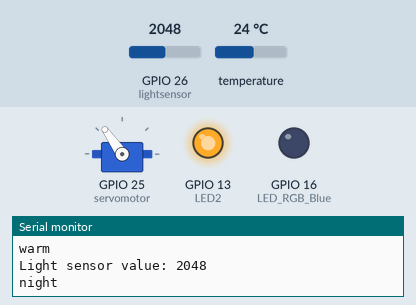
Simulated run of this sketch. Board: ESP32. Parts: servo, output pins drawn as LEDs (lit = HIGH), the last lines printed to the serial monitor. Inputs (shaded band) come from the test bench; at power-on: temperature 24 °C, GPIO 26 (lightsensor) = 2048. Servo pulses on a pin are drawn as a servo (544–2400 µs = 0–180°).

Above: at 6.8 s.
6.9 s: temperature set to 22.7 °C
13.2 s: temperature set to 21.4 °C
At 18.2 s:
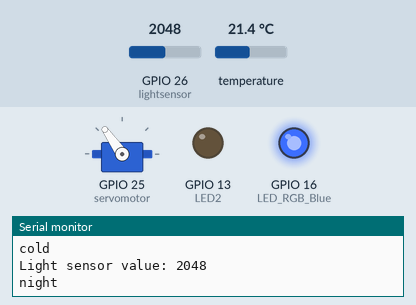
24.8 s: GPIO 26 (lightsensor) set to 3957
31.1 s: GPIO 26 (lightsensor) set to 4030
37.6 s: temperature set to 28 °C
At 41.6 s:
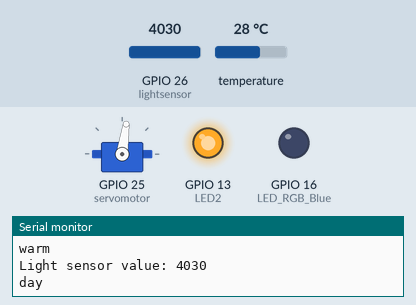
48.4 s: temperature set to 12 °C
At 51.2 s:
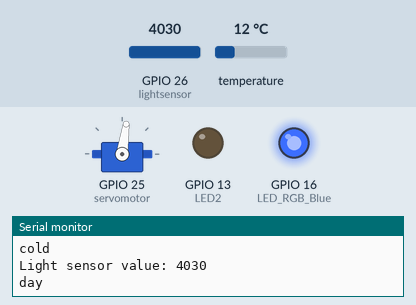
Timing chart, 0 to 58.2 s (numbered marks = the images above; inputs shaded):
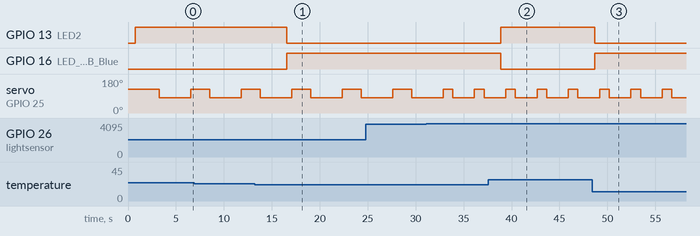

Measured:
- the behaviour switches between 22 and 21.9 °C on temperature (found by bisection; images 0 and 1)
- after the input at 13.2 s, GPIO 13 (LED2): HIGH → LOW after 3.4 s; GPIO 16 (LED_RGB_Blue): LOW → HIGH after 3.4 s
- after the input at 37.6 s, GPIO 13 (LED2): LOW → HIGH after 1.3 s; GPIO 16 (LED_RGB_Blue): HIGH → LOW after 1.3 s
- after the input at 48.4 s, GPIO 13 (LED2): HIGH → LOW after 0.29 s; GPIO 16 (LED_RGB_Blue): LOW → HIGH after 0.29 s
- by itself, servo on GPIO 25 (servomotor): alternates 125° for 2.0 s and 82° for 3.3 s

The sketch:

FISH_Cycle-of-the-day_Code_Solution_Task5.ino
```cpp
// LED2 (built-in ESP32)
// GPIO
#define LED2 13

// RGB LED
// GPIO
#define LED_RGB_Blue 16

// temperature sensor
// GPIO
#define temperaturesensor 17
// library
#include <OneWire.h>
#include <DallasTemperature.h>
// define temperaturesensor
OneWire oneWire(temperaturesensor);
DallasTemperature sensors(&oneWire);
// set treshold for the temperature sensor. The variable determines the treshold between warm and cold (°C).
float temperatureTreshold = 22;

// light sensor
// GPIO
#define lightsensor 26
// set treshold for light sensor
int lightTreshold = 4000;

// servomotor
// library
#include <ESP32_Servo.h>
// GPIO
#define servomotor 25
// PWM properties servomotor
int servomotor_Channel = 0;
int servomotor_Frequency = 50;
int servomotor_Resolution = 16;
// define servomotor angles
int servomotor_Angle_Min = 80;
int servomotor_Angle_Max = 120;
// define servomotor time
unsigned long servo_time = 1000;

// command_servomotor(): give the angle to the function command_servomotor() and move to the servomotor to the servomotor_Angle
void command_servomotor(float servomotor_Angle)
{
  // convert 0-180 degrees to 0-65536
  uint32_t conv = (((servomotor_Angle / 180.0) * 2000) / 20000.0 * 65536.0) + 1634;
  ledcWrite(servomotor_Channel, conv);
}

// global variables
char serialprint_buffer[100];

// setup the components
void setup()
{
  // setup LED2 as OUTPUT
  pinMode(LED2, OUTPUT);

  // setup LED_RGB as OUTPUT
  pinMode(LED_RGB_Blue, OUTPUT);

  // setup the temperature sensor as INPUT
  pinMode(temperaturesensor, INPUT);
  // start the temperaturesensor
  sensors.begin();

  // setup the light sensor as INPUT
  pinMode(lightsensor, INPUT);

  // setup servomotor as OUTPUT
  pinMode(servomotor, OUTPUT);
  // attach the channel to the GPIO to be controlled
  ledcAttachPin(servomotor, servomotor_Channel);
  // define the PWM functionalities of the channel
  ledcSetup(servomotor_Channel, servomotor_Frequency, servomotor_Resolution);

  // setup the serial communication
  Serial.begin(9600);
}

void loop()
{
  // read and display the temperature (°C)
  sensors.requestTemperatures();
  float temperature_value = sensors.getTempCByIndex(0);
  sprintf(serialprint_buffer, "Temperature: %.2f °C", temperature_value);
  Serial.println(serialprint_buffer);

  // If the temperature sensor value is equal of higher then the temperature treshold print "warm" in the serial monitor.
  if (temperature_value >= temperatureTreshold) {
    Serial.println("warm");
    // flash the red LED
    digitalWrite(LED2, HIGH);
    digitalWrite(LED_RGB_Blue, LOW);
    delay(500);
  }
  // If the temperature sensor value is lower then the temperature treshold print "cold" in the serial monitor.
  else {
    Serial.println("cold");
    // flash the blue LED
    digitalWrite(LED2, LOW);
    digitalWrite(LED_RGB_Blue, HIGH);
    delay(500);
  }

  // read the current light sensor value
  int lightsensor_value = analogRead(lightsensor);
  sprintf(serialprint_buffer, "Light sensor value: %d", lightsensor_value);
  Serial.println(serialprint_buffer);

  // If the light sensor value is equal of higher then the light treshold print "day" in the serial monitor.
  if (lightsensor_value >= lightTreshold) {
    Serial.println("day");
    // set servomotor time to 1000 ms
    servo_time = 1000;
  }

  // If the light sensor value is lower then the light treshold print "night" in the serial monitor.
  else {
    Serial.println("night");
    // set servomotor time to 2000 ms
    servo_time = 2000;
  }
  // create a movement of the servomotor to angle max and min
  command_servomotor(servomotor_Angle_Max);
  delay(servo_time);
  command_servomotor(servomotor_Angle_Min);
  delay(servo_time);
}
```
